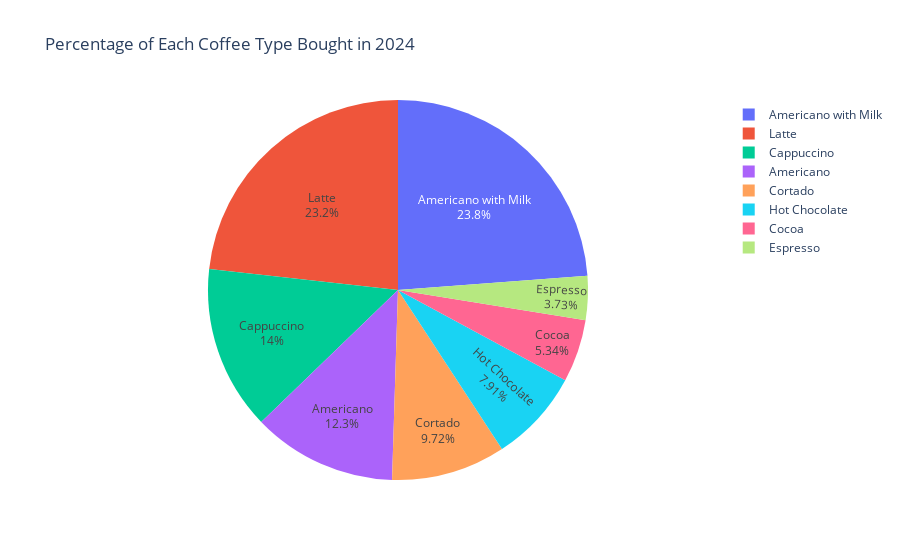

The code cell stored with this chart in its notebook:
### Code cell
import plotly.express as px

# --- Filter to a year (same logic you already have) ---
year = 2024

if "Date" in df.columns:
    df["Date"] = pd.to_datetime(df["Date"], errors="coerce")

    df_year = df[df["Date"].dt.year == year].copy()
    if df_year.empty:
        print(f"No records for {year}, using all data instead.")
        df_year = df.copy()
        title_year = "all years"
    else:
        title_year = str(year)
else:
    df_year = df.copy()
    title_year = "the dataset"

# --- Aggregate counts + percentages ---
coffee_counts = (
    df_year["coffee_name"]
    .value_counts()
    .rename_axis("Coffee Type")
    .reset_index(name="Count")
)

coffee_counts["Percentage"] = (
    coffee_counts["Count"] / coffee_counts["Count"].sum() * 100
).round(1)

# --- Interactive Plotly pie chart ---
fig = px.pie(
    coffee_counts,
    names="Coffee Type",
    values="Count",
    hover_data={"Percentage": True},  # show Percentage in tooltip
    title=f"Percentage of Each Coffee Type Bought in {title_year}",
)

# Show labels + percent on the chart itself
fig.update_traces(textinfo="label+percent", textposition="inside")

fig.show()

### Figure 1 — Plotly figure (JSON) as saved in the notebook; plotly's stock layout.template omitted (floating-point values rounded to 4 significant figures)
{"data": [{"customdata": [[23.8], [23.2], [14], [12.3], [9.7], [7.9], [5.3], [3.7]], "domain": {"x": [0, 1], "y": [0, 1]}, "hovertemplate": "Coffee Type=%{label}<br>Count=%{value}<br>Percentage=%{customdata[0]}<extra></extra>", "labels": ["Americano with Milk", "Latte", "Cappuccino", "Americano", "Cortado", "Hot Chocolate", "Cocoa", "Espresso"], "legendgroup": "", "name": "", "showlegend": true, "textinfo": "label+percent", "textposition": "inside", "type": "pie", "values": [620, 605, 364, 320, 253, 206, 139, 97]}], "layout": {"legend": {"tracegroupgap": 0}, "title": {"text": "Percentage of Each Coffee Type Bought in 2024"}}}
